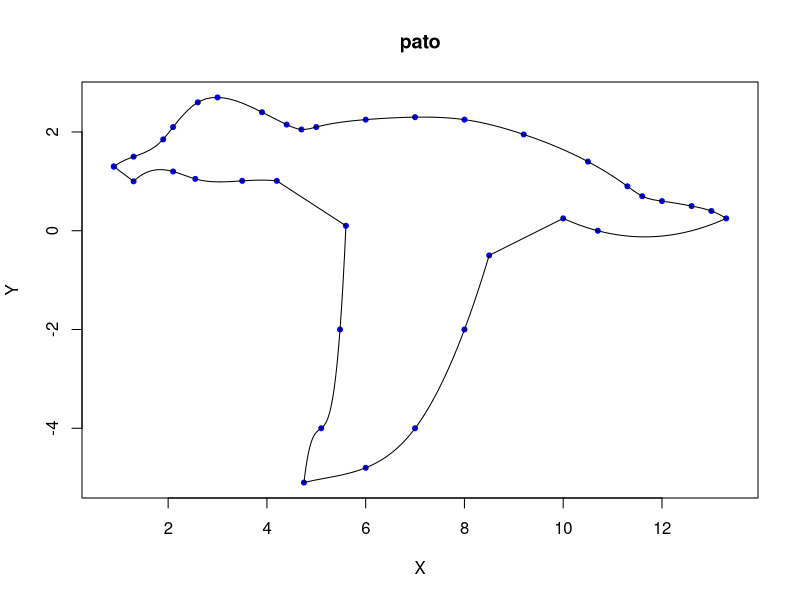

Here is the R script that generated this plot:

x=c(0.9, 1.3, 1.9, 2.1, 2.6, 3, 3.9, 4.4, 4.7, 5, 6, 7, 8, 9.2, 10.5, 11.3, 11.6, 12, 12.6, 13,13.3,      10.7, 10, 8.5, 8,  7, 6, 4.75, 5.1, 5.48, 5.6, 4.2, 3.5, 2.55, 2.1, 1.3,0.9)                                                                                                        
y=c(1.3, 1.5, 1.85, 2.1, 2.6, 2.7, 2.4, 2.15, 2.05, 2.1, 2.25, 2.3, 2.25, 1.95, 1.4, 0.9, 0.7, 0.6, 0.5, 0.4, 0.25,     0, 0.25, -0.5, -2, -4, -4.8, -5.1, -4, -2, 0.1, 1.01, 1.01, 1.05, 1.2, 1,1.3)
#x=c()
#y=c(  )

plot(x,y, pch=20, cex=1, col = "blue", asp=1,xlab="X", ylab="Y", main="pato")

vx1 = c(x[1:21])
vy1 = c(y[1:21])
splines = splinefun(vx1, vy1, method = "fmm")
curve(splines(x), add = TRUE, col=1, from= vx1[1], to=vx1[length(vx1)] )

vx2 = c(x[21:23])
vy2 = c(y[21:23])
splines = splinefun(vx2, vy2, method = "fmm")
curve(splines(x), add = TRUE, col=1, from= vx2[1], to=vx2[length(vx2)] )

vx3 = c(x[23:24])
vy3 = c(y[23:24])
splines = splinefun(vx3, vy3, method = "fmm")
curve(splines(x), add = TRUE, col=1, from= vx3[1], to=vx3[length(vx3)] )

vx4 = c(x[24:28])
vy4 = c(y[24:28])
splines = splinefun(vx4, vy4, ,method = "fmm")
curve(splines(x), add = TRUE, col=1, from= vx4[1], to=vx4[length(vx4)] )

vx5 = c(x[28:31])
vy5 = c(y[28:31])
splines = splinefun(vx5, vy5, method = "fmm")
curve(splines(x), add = TRUE, col=1, from= vx5[1], to=vx5[length(vx5)] )

vx6 = c(x[31:32])
vy6 = c(y[31:32])
splines = splinefun(vx6, vy6, method = "fmm")
curve(splines(x), add = TRUE, col=1, from= vx6[1], to=vx6[length(vx6)] )

vx7 = c(x[32:36])
vy7 = c(y[32:36])
splines = splinefun(vx7, vy7, method = "fmm")
curve(splines(x), add = TRUE, col=1, from= vx7[1], to=vx7[length(vx7)] )

vx8 = c(x[36:37])
vy8 = c(y[36:37])
splines = splinefun(vx8, vy8, method = "fmm")
curve(splines(x), add = TRUE, col=1, from= vx8[1], to=vx8[length(vx8)] )
